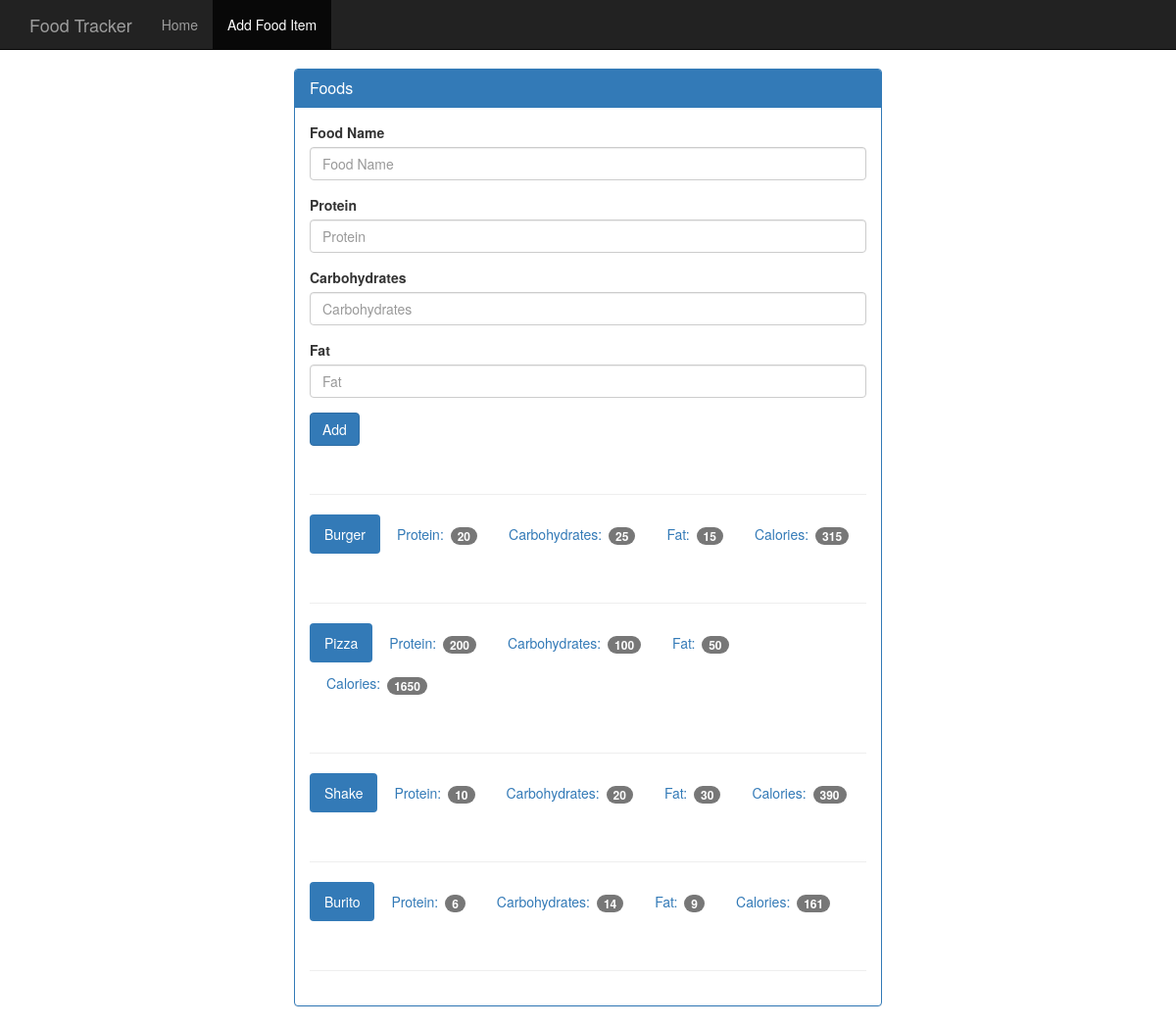
The app's page /food with its own data.
### tables this page shows
CREATE TABLE food (
    id integer primary key autoincrement,
    name text not null,
    protein integer not null,
    carbohydrates integer not null,
    fat integer not null,
    calories integer not null
);

### app.py (the view, shortened to what this page needs)
@app.route('/food', methods=['GET','POST'])
def food():
    db = get_db() #initialise the database
    cur = db.execute('select name,protein,carbohydrates,fat,calories from food')
    results = cur.fetchall()
    return render_template('add_food.html',results = results)

### app.py (called while the page is built)
def connect_db():  #connect to the actual database file
    sql = sqlite3.connect('/home/jenith/Desktop/Food_Tracker/food_log.db')
    sql.row_factory = sqlite3.Row #results will be displayed as dictionaries
    return sql

def get_db(): #going to check the global object to see if sqlite3_db exists in there
    if not hasattr(g,'sqlite3_db'):
        g.sqlite_db = connect_db()
    return g.sqlite_db

### templates/add_food.html (shortened to what this page needs)
<!DOCTYPE html>
<html lang="en">
  <head>
    <link href="{{ url_for('static', filename='bootstrap.min.css') }}" rel="stylesheet">
    <link href="{{ url_for('static', filename='theme.css') }}" rel="stylesheet">
  </head>
  <body>
    <nav class="navbar navbar-inverse navbar-fixed-top">
      <div class="container">
        <div class="navbar-header">
          <a class="navbar-brand" href="#">Food Tracker</a>
        </div>
        <div id="navbar" class="navbar-collapse collapse">
          <ul class="nav navbar-nav">
            <li><a href="#">Home</a></li>
            <li class="active"><a href="#">Add Food Item</a></li>
          </ul>
        </div>
      </div>
    </nav>
    <div class="container theme-showcase col-sm-6 col-sm-offset-3" role="main">
      <div class="row">
        <div>
          <div class="panel panel-primary">
            <div class="panel-heading">
              <h3 class="panel-title">Foods</h3>
            </div>
            <div class="panel-body">
              <form method="POST" action="{{ url_for('food') }}">
                <div class="form-group">
                  <label for="food-name">Food Name</label>
                  <input type="text" class="form-control" id="food-name" name="food-name" placeholder="Food Name">
                </div>
                <div class="form-group">
                  <label for="protein">Protein</label>
                  <input type="number" class="form-control" id="protein" name="protein" placeholder="Protein">
                </div>
                <div class="form-group">
                  <label for="carbohydrates">Carbohydrates</label>
                  <input type="number" class="form-control" id="carbohydrates" name="carbohydrates" placeholder="Carbohydrates">
                </div>
                <div class="form-group">
                  <label for="fat">Fat</label>
                  <input type="number" class="form-control" id="fat" name="fat" placeholder="Fat">
                </div>
                <button type="submit" class="btn btn-primary">Add</button>
              </form>
              <div class="page-header"></div>
              {% for food in results %}
              <ul class="nav nav-pills" role="tablist">
                <li class="active"><a>{{ food.name }} </a></li>
                <li><a>Protein: <span class="badge">{{ food.protein }}</span></a></li>
                <li><a>Carbohydrates: <span class="badge">{{ food.carbohydrates }}</span></a></li>
                <li><a>Fat: <span class="badge">{{ food.fat }}</span></a></li>
                <li><a>Calories: <span class="badge">{{ food.calories }}</span></a></li>
              </ul>
              <div class="page-header"></div>
              {% endfor %}
            </div>
          </div>
        </div>
      </div>
    </div>
  </body>
</html>

### static/theme.css (style rules this page uses)
body { padding-top: 70px; padding-bottom: 30px; }

### records on screen
food: name "Burger", protein "20", carbohydrates "25", fat "15", calories "315"
food: name "Pizza", protein "200", carbohydrates "100", fat "50", calories "1650"
food: name "Shake", protein "10", carbohydrates "20", fat "30", calories "390"
food: name "Burito", protein "6", carbohydrates "14", fat "9", calories "161"
